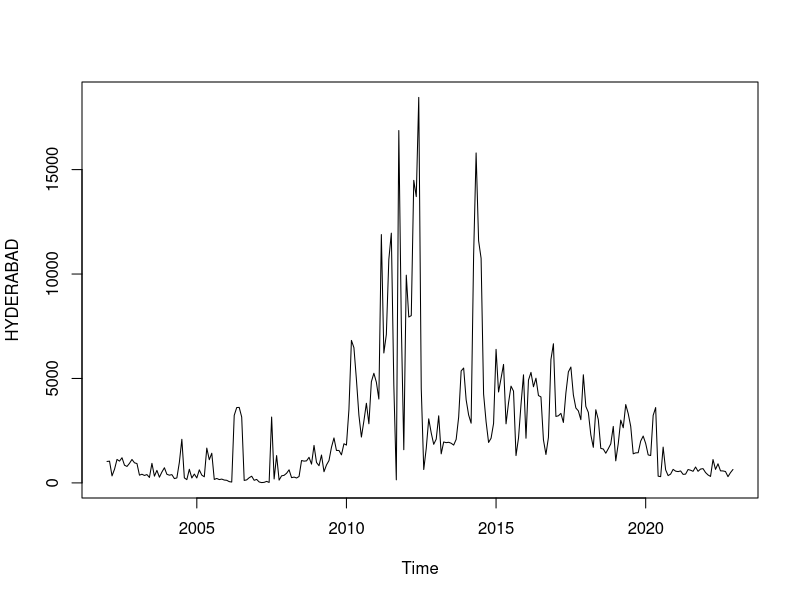
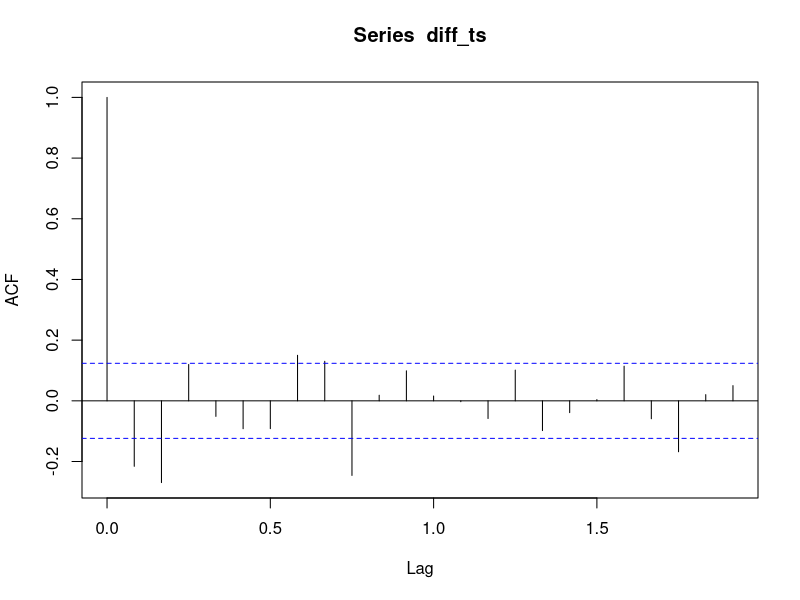
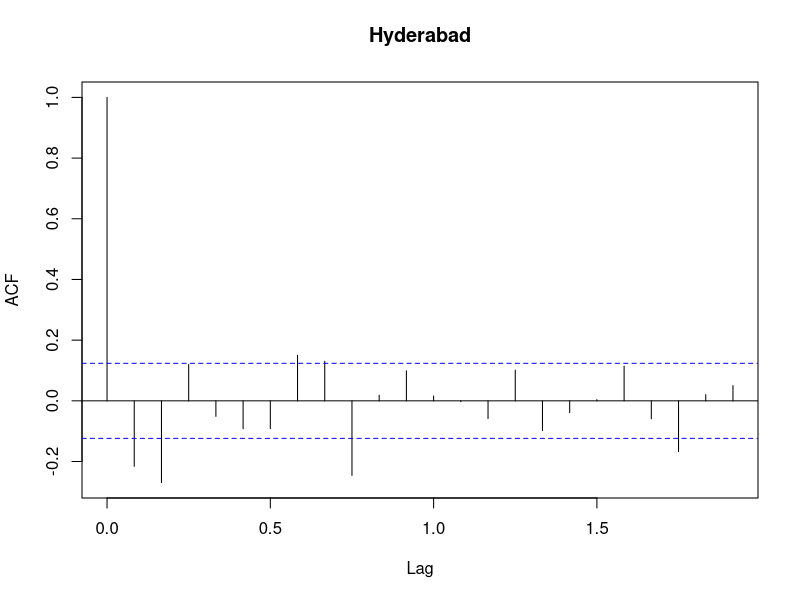
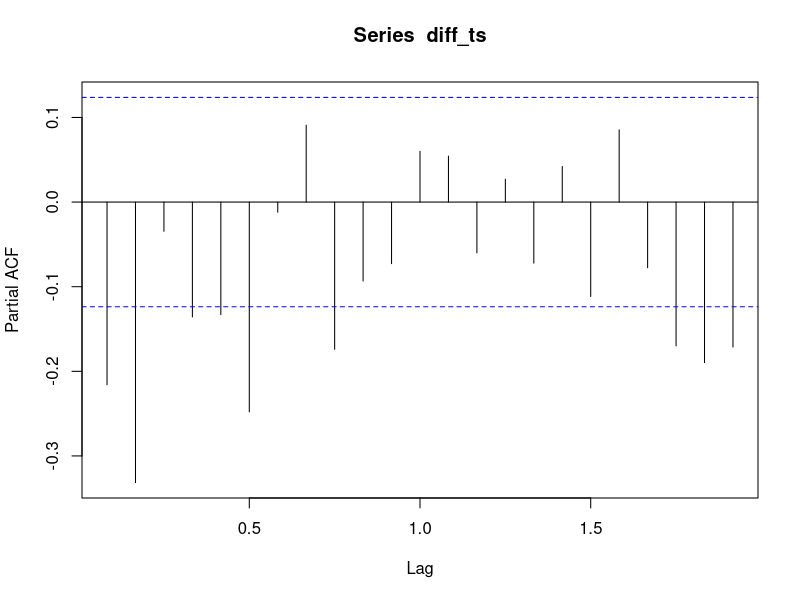
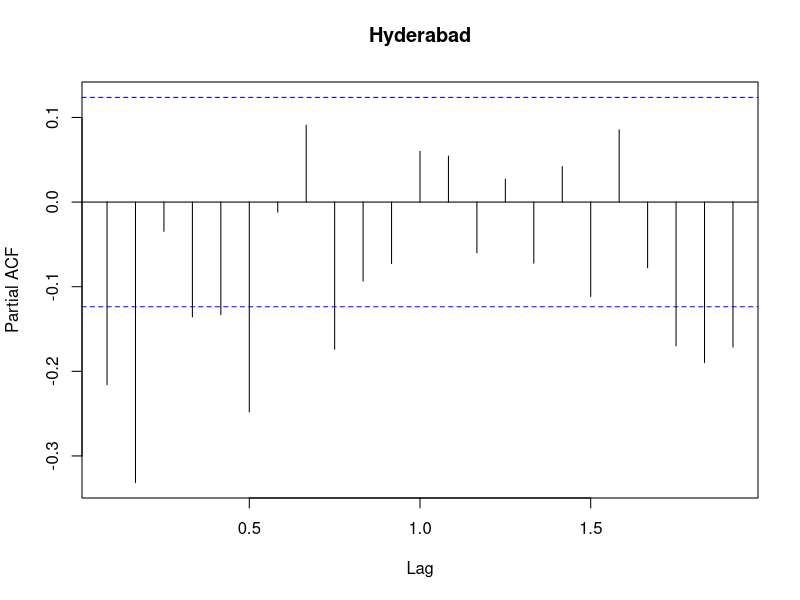

The R source for these figures, in order: (Note: this script raises an error after producing the figures.)
data = read.csv("5_TS_LEMON.csv")

#CHANGING TO TIME SERIES

HYDERABAD <- ts(data$HYDERABAD, start = c(2002, 1), end = c(2022, 12), frequency = 12)
HYDERABAD

#PLOTTING DATA

plot(HYDERABAD)


#ADF TEST TO CHECK P-VALUE

library(tseries)
adf.test(HYDERABAD)

#DIFFERENCING FOR STATIONARITY
diff_ts = diff(HYDERABAD)

#AGAIN TEST
adf.test(diff_ts)

# Compute autocorrelation function
acf_result <- acf(diff_ts)

# Plot autocorrelation function with title
plot(acf_result, main = "Hyderabad")
# Compute autocorrelation function
pacf_result <- pacf(diff_ts)

# Plot autocorrelation function with title
plot(pacf_result, main = "Hyderabad")

# AUTO ARIMA

auto_arima =auto.arima(HYDERABAD)

#FORECASTING FOR AUTO.ARIMA
library(forecast)
forecast = forecast(auto_arima,h=24)
forecast
autoplot(forecast,main = "Hyderabad",xlab="Year", ylab = "Production in Tons")

#2022 VALUES(ACTUAL)

data_ts[240:252]

#checking accuracy for every model

# For auto ARIMA
mae_auto = mean(abs(forecast$residuals))
mse_auto = mean(forecast$residuals^2)
rmse_auto = sqrt(mse_auto)
actual_values = data_ts[229:252]
mape_auto = mean(abs(forecast$residuals / actual_values)) * 100
mae_auto
mse_auto
rmse_auto
mape_auto

#here auto.arima IS  the best model 
mae_auto
mse_auto
rmse_auto
mape_auto




#install.packages("e1071")
library(e1071)
library(stats)
# Compute skewness
skewness <- skewness(data_ts)

# Compute kurtosis
kurtosis <- kurtosis(data_ts)

# Compute standard deviation
std_dev <- sd(data_ts)
skewness
kurtosis
std_dev
summary(data_ts)

df<- data.frame(forecast)
write.csv(df, "HYDERABAD.csv")



